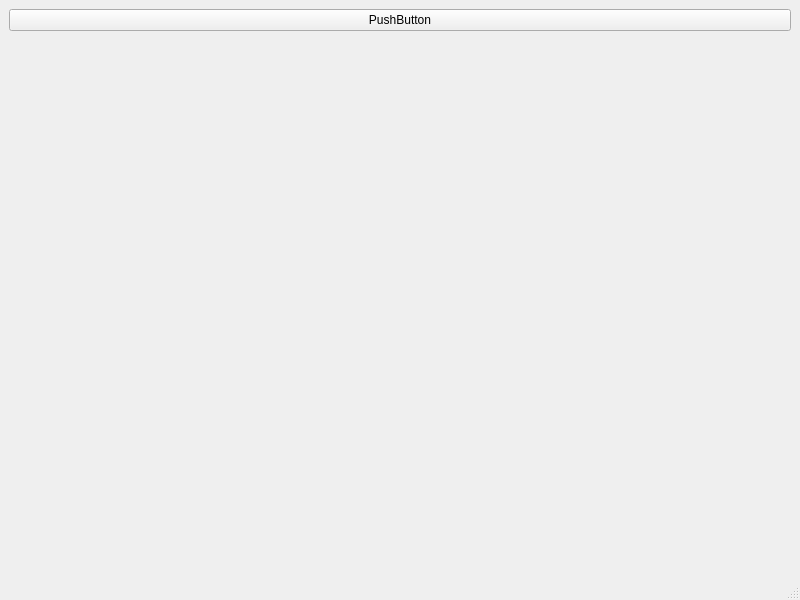
<?xml version="1.0" encoding="UTF-8"?>
<ui version="4.0">
 <class>MainWindow</class>
 <widget class="QMainWindow" name="MainWindow">
  <property name="geometry">
   <rect>
    <x>0</x>
    <y>0</y>
    <width>800</width>
    <height>600</height>
   </rect>
  </property>
  <property name="windowTitle">
   <string>MainWindow</string>
  </property>
  <widget class="QWidget" name="centralwidget">
   <layout class="QGridLayout" name="gridLayout">
    <item row="0" column="0">
     <widget class="QPushButton" name="button">
      <property name="text">
       <string>PushButton</string>
      </property>
     </widget>
    </item>
    <item row="1" column="0">
     <spacer name="verticalSpacer">
      <property name="orientation">
       <enum>Qt::Vertical</enum>
      </property>
      <property name="sizeHint" stdset="0">
       <size>
        <width>20</width>
        <height>40</height>
       </size>
      </property>
     </spacer>
    </item>
   </layout>
  </widget>
  <widget class="QMenuBar" name="menubar">
   <property name="geometry">
    <rect>
     <x>0</x>
     <y>0</y>
     <width>800</width>
     <height>21</height>
    </rect>
   </property>
  </widget>
  <widget class="QStatusBar" name="statusbar"/>
 </widget>
 <resources/>
 <connections/>
</ui>
